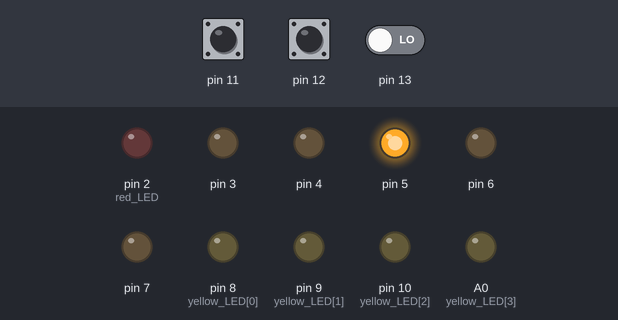
The sketch below on a simulated Arduino Uno, built with avr-gcc and run on an emulated ATmega328P. Shown: output pins drawn as LEDs (lit = HIGH). The test bench sets the inputs (shaded band); at power-on: pin 11 LOW, pin 12 LOW, pin 13 LOW.

Above: at 1.2 s.
1.3 s: pin 11 driven HIGH
At 1.42 s:
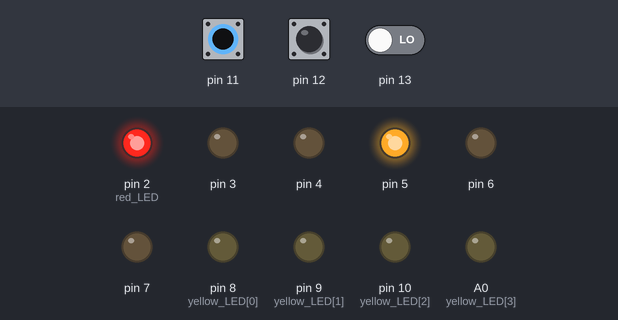
3.0 s: pin 12 driven HIGH
At 3.8 s:
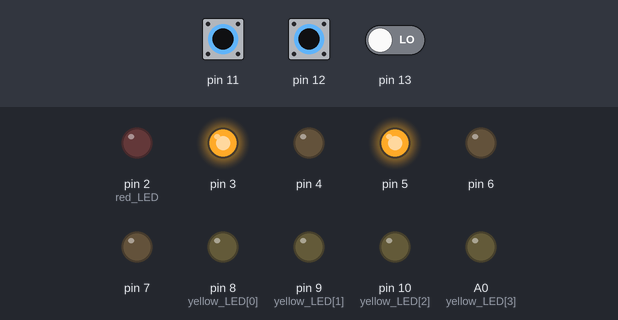
4.5 s: pin 13 driven HIGH
At 4.9 s:
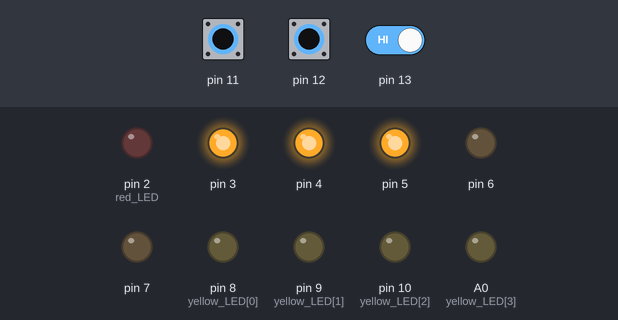
7.5 s: pin 11 pulsed LOW 5 times (0.12 s each, 0.3 s apart)
At 10.3 s:
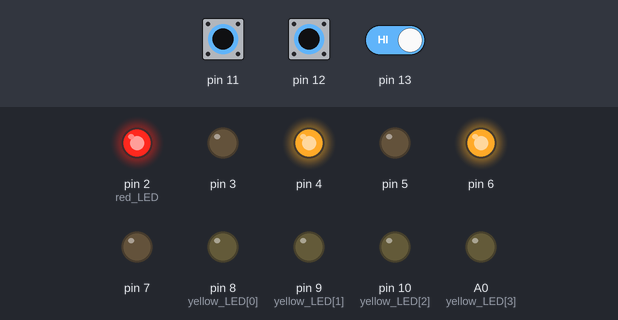
10.5 s: pin 12 pulsed LOW 2 times (0.12 s each, 0.3 s apart)
At 17.3 s:
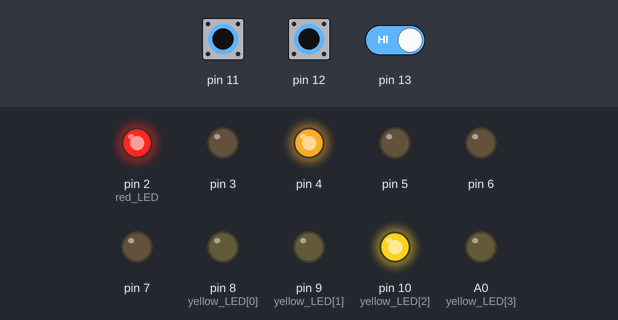
Timing chart, 0 to 19.0 s (numbered marks = the images above; inputs shaded):
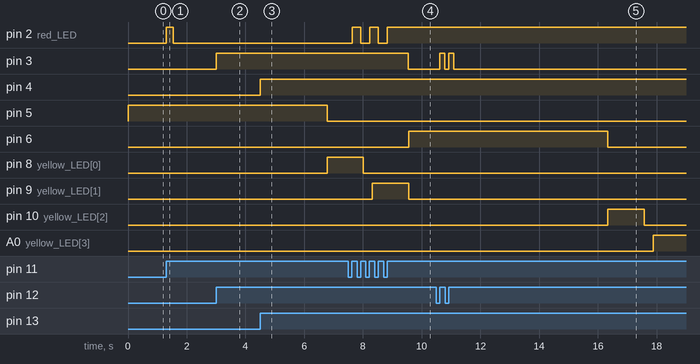

The sketch:

evl_test.ino
```cpp
int floor_status[3] = {0,0,0};
float evl_loc = 1;
int stop_count = 0;
int pop[3] = {0,0,0};
int red_LED = 2;
int yellow_LED[4] = {8, 9, 10, A0};
int pushed_buttons = 0;
int count_time = 0;
int move_status = 0;


void setup() {
  // put your setup code here, to run once:
  Serial.begin(9600);
  for (int i = 2; i <= 10; i++) { // LED
    pinMode(i, OUTPUT);
  }
  pinMode(A0, OUTPUT);

}


bool button(int button_num) {
  static bool old_status[3] = {0,0,0};
  bool button = digitalRead(button_num);
  bool click;


  if (button == HIGH && old_status[button_num-11] == LOW) {
    click = 1;
  }
  else {
    click = 0;
  }


  old_status[button_num-11] = button;
  return click;
}


void call_evl_LED() {
  for (int i = 0; i <= 2; i++) { // red_LED

    if (floor_status[i] >= 1) {
      digitalWrite(red_LED + i, HIGH);
    }
    else {
      digitalWrite(red_LED + i, LOW);
    }
  }

  for (int i = 0; i <= 3; i++) { // YELLOW_LED
    if (1.01 + (0.5 * i) < evl_loc && evl_loc < 1.49 + (0.5 * i)) {
      digitalWrite(yellow_LED[i], HIGH);
    }
    else {
      digitalWrite(yellow_LED[i], LOW);
    }
  }

  for (int i = 1; i <= 3; i++) { //GREEN_LED
    if (i - 0.01 < evl_loc && evl_loc < i + 0.01) {

      digitalWrite(i + 4, HIGH);

    }
    else {
      digitalWrite(i + 4, LOW);
    }
  }


}


void end_cancel_button(int num) {
  for (int i = 0; i <= 2; i++) {
    if (num < floor_status[i]) {
      floor_status[i]--;
    }
    else if (num == floor_status[i]) {
      floor_status[i] = 0;
    }
  }
}


int min_floor_status() { // 가장 빠르게 누른층반환
  int result = 3;
  int min_floor = 0;
  for (int i = 0; i <= 2; i++) {
    if (result > floor_status[i] && floor_status[i] != 0) {
      result = floor_status[i];

      min_floor = i + 1;
    }
  }

  return min_floor;
}


void move_evl() {
  static float target = 0.0;

  if (target == 0.0) {
    target = min_floor_status();
  }
  else if (floor_status[0] + floor_status[1] + floor_status[2] == 0) {
    target = 0.0;
  }

  if (target != 0.0 && count_time >= 500) {
    if (evl_loc - target > 0.0) { /// 엘리베이터 운행 방향
      move_status = -1;
      stop_count = 0;
    }
    else if (evl_loc - target < 0.0) {
      move_status = 1;
      stop_count = 0;
    }
    else {
      move_status = 0;
    }

  }
  else {
    stop_count++;
    move_status = 0;
  }

  evl_loc = evl_loc + (0.1 * move_status);


  for (int i = 0; i <= 2; i++) {
    if (floor_status[i] != 0 && abs(evl_loc - 1.0 - static_cast<float>(i)) < 0.01) {

      pushed_buttons--;
      end_cancel_button(floor_status[i]);
      count_time = 0;
      move_status = 0;
      target = 0.0;
    }
  }
}


void move_pop() {
  float max_loc = -1.0;
  int max_index = 0;
  int max_num = 0;

  for (int i = 0; i <= 2; i++) {
    if (pop[i] > max_num) {
      max_num = pop[i];
      max_index = i;
      max_loc = static_cast<float>(i);
    }
  }


  if (evl_loc != max_loc + 1.0) {
    pushed_buttons++;
    floor_status[max_index] = pushed_buttons;
  }

  stop_count = 0;
  count_time = 0;
}


void loop() {
  // put your main code here, to run repeatedly:
  for (int i = 11; i <= 13; i++) {// button
    if (button(i)) {
      if (floor_status[i-11] != 0) {
        pushed_buttons--;
        end_cancel_button(floor_status[i-11]);
        pop[i-11]--;
      }
      else {
        pushed_buttons++;
        floor_status[i-11] = pushed_buttons;
        pop[i-11]++;
      }
    }
  }
  call_evl_LED();


  if (count_time % 30 == 0) { //반복속도 1 / 10
    move_evl();
  }


  if (stop_count == 100 and count_time % 10 == 0) {
    move_pop();
  }

  count_time++;
  delay(10);


}
```

Measured:
- after the input at 1.3 s, pin 2 (red_LED): LOW → HIGH at once, → LOW 0.25 s later
- after the input at 3.0 s, pin 3: LOW → HIGH at once
- after the input at 4.5 s, pin 4: LOW → HIGH at once
- after the input at 7.5 s, pin 2 (red_LED): alternates HIGH for 0.30 s and LOW for 0.30 s, 5 changes in all, then stays HIGH, starting after 0.13 s
- after the input at 10.5 s, pin 3: alternates HIGH for 0.16 s and LOW for 0.14 s, 4 changes in all, then stays LOW, starting after 0.12 s; pin 4: stays HIGH (without the input it goes to LOW after 7.1 s); pin 6: HIGH → LOW after 5.8 s instead of 4.3 s; pin 7: stays LOW (without the input it goes to HIGH after 7.1 s)
